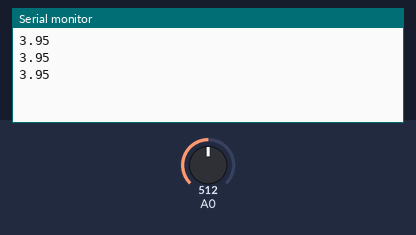
This sketch was run on a simulated Arduino Uno, built with avr-gcc and run on an emulated ATmega328P. On the bench: the last lines printed to the serial monitor. The inputs (shaded band) are chosen by the test bench; at power-on: A0 = 512.

Above: at 1.3 s.
1.4 s: A0 set to 716
At 1.9 s:
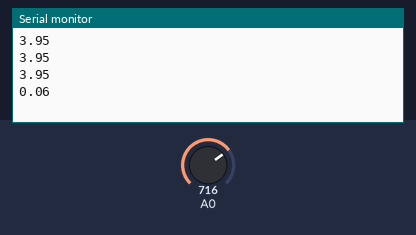
2.9 s: A0 set to 900
At 3.4 s:
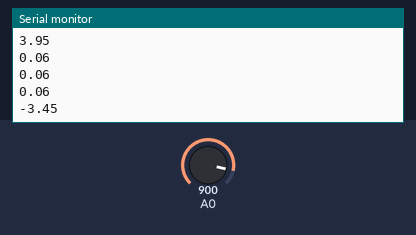
Timing chart, 0 to 5.9 s (numbered marks = the images above; inputs shaded):
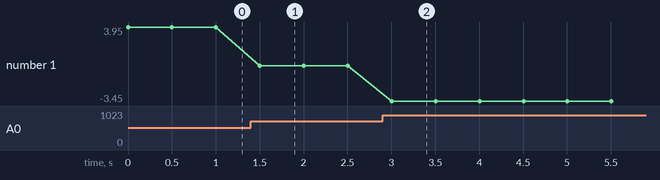

The sketch:

arduino_code.ino
```cpp
/* VernierTutorialLinearCalibration (v2017)
 *
 * This sketch reads the raw count from a Vernier Analog (BTA)
 * sensor once every half second, and uses its algebraic slope
 * and intercept to convert it to standard units.
 *
 * Plug the sensor into the Analog 2 port on the Vernier Arduino
 * Interface Shield or into an Analog Protoboard Adapter wired
 * to Arduino pin A2.
 */

float rawCount; //create global variable for reading from A/D converter (0-1023)
float voltage; //create global variable for voltage (0-5V)
float phValue; //create global variable for sensor value
float slope = -3.90345; //create global variable for slope for a pH Sensor 0-14 range
float intercept = 13.72; //create global variable for intercept for a Dual-Range Force Sensor 0-14 range

void setup() {
  Serial.begin(9600); //setup communication to display
}

void loop() {

  rawCount=analogRead(A0); //read one data value (0-1023)
  voltage=rawCount/1023*5; //convert raw count to voltage (0-5V)
  phValue=slope*voltage+intercept; //convert to sensor value with linear calibration equation
  //Serial.println(voltage);  //prints sensor voltage to serial monitor for calibration
  Serial.println(phValue); //print sensor value
  delay(500); //wait half second
}
```

Measured:
- after the input at 1.4 s, the serial monitor: prints a new line after 0.10 s (image 1)
- after the input at 2.9 s, the serial monitor: prints a new line after 0.10 s (image 2)
- plotted number 1: 3.95 → 0.06 after the input at 1.4 s, 0.06 → -3.45 after the input at 2.9 s
